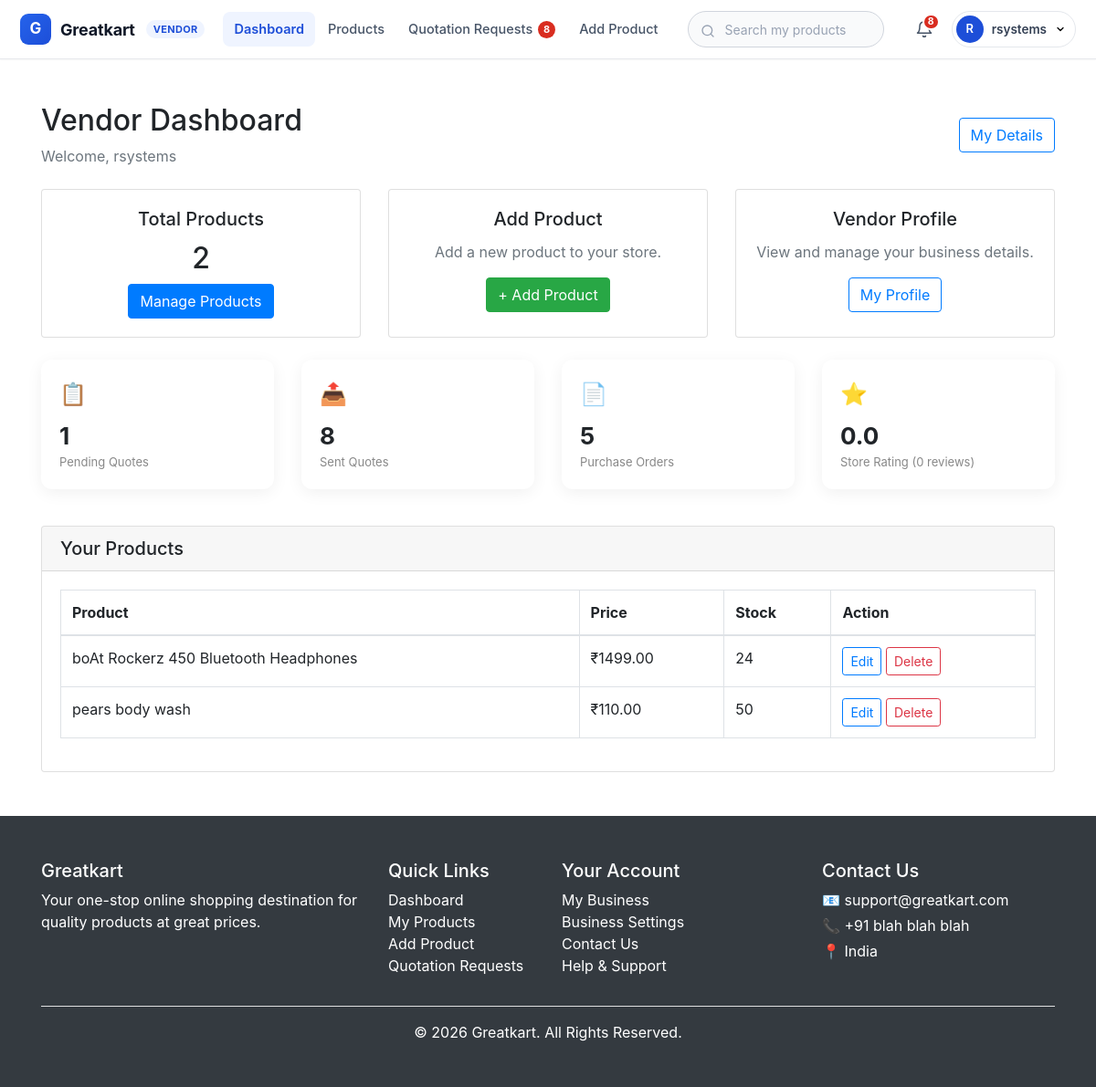
Screenshot of /account/vendor_dashboard/ (signed in) with the database file from the repository.
### accounts/models.py (models this page shows, shortened)
class VendorProfile(models.Model):
    account = models.OneToOneField(
        Account,
        on_delete=models.CASCADE
    )
    business_name = models.CharField(max_length=200)
    business_description = models.TextField(
        blank=True
    )
    phone_number = models.CharField(
        max_length=15,
        blank=True
    )
    is_approved = models.BooleanField(default=True)
    gst_number = models.CharField('GSTIN', max_length=20, blank=True)
    pan_number = models.CharField('PAN', max_length=15, blank=True)
    cin_number = models.CharField('CIN', max_length=25, blank=True)
    business_email = models.EmailField(blank=True)
    website = models.URLField(blank=True)
    business_address = models.TextField(blank=True)
    bank_name = models.CharField(max_length=120, blank=True)
    bank_account_name = models.CharField('A/C holder', max_length=120, blank=True)
    bank_account_number = models.CharField('Account number', max_length=30, blank=True)
    bank_ifsc = models.CharField('IFSC code', max_length=15, blank=True)
    bank_branch = models.CharField('Branch', max_length=120, blank=True)
    terms_validity = models.CharField('Validity', max_length=200, blank=True)
    terms_delivery = models.CharField('Delivery', max_length=255, blank=True)
    terms_payment = models.CharField('Payment', max_length=200, blank=True)
    terms_remarks = models.TextField('Remarks', blank=True)
    slug = models.SlugField(
        max_length=220,
        unique=True,
        null=True,
        blank=True
    )

### store/models.py (models this page shows, shortened)
class Product(models.Model):
    product_name = models.CharField(max_length=200)
    slug = models.SlugField(max_length=200, unique=True)
    description = models.TextField()
    price = models.DecimalField(max_digits=10, decimal_places=2)
    images = models.ImageField(upload_to='photos/products/')
    stock = models.IntegerField()
    category = models.ForeignKey(
        Category,
        on_delete=models.CASCADE,
        null=True,
        blank=True
    )
    vendor = models.ForeignKey(
        VendorProfile,
        on_delete=models.CASCADE,
        related_name='products',
        null=True,
        blank=True
    )
    gst_rate = models.DecimalField(
        'GST rate (%)',
        max_digits=5,
        decimal_places=2,
        choices=GST_SLAB_CHOICES,
        default=DEFAULT_GST_RATE,
    )
    is_available = models.BooleanField(default=True)
    created_at = models.DateTimeField(auto_now_add=True)
    modified_at = models.DateTimeField(auto_now=True)

### accounts/views.py (the view)
# urls.py: path('vendor_dashboard/', views.vendor_dashboard, name='vendor_dashboard'),
@vendor_required
def vendor_dashboard(request):
    vendor = request.vendor
    products = Product.objects.filter(
        vendor=vendor
    )
    store_rating = Review.objects.filter(
        product__vendor=vendor
    ).aggregate(
        avg_rating=Avg('rating'),
        review_count=Count('id'),
    )
    context = {
        'vendor': vendor,
        'products': products,
        'pending_quotes_count': Quote.objects.filter(
            vendor=vendor,
            status=Quote.STATUS_PENDING
        ).count(),
        'sent_quotes_count': Quote.objects.filter(
            vendor=vendor
        ).exclude(
            status=Quote.STATUS_PENDING
        ).count(),
        'po_count': PurchaseOrder.objects.filter(vendor=vendor).count(),
        'store_avg_rating': store_rating['avg_rating'],
        'store_review_count': store_rating['review_count'],
    }
    return render(
        request,
        'vendor_dashboard.html',
        context
    )

### templates/vendor_dashboard.html (shortened to what this page needs)
{% load static %}
<!DOCTYPE html>
<html lang="en">
<head>
    <link rel="stylesheet"
          href="{% static 'css/style.css' %}">
    <link rel="stylesheet"
          href="https://stackpath.bootstrapcdn.com/bootstrap/4.5.2/css/bootstrap.min.css">
</head>
<body>
{% include 'extend-files/navbar.html' %}
<div class="container mt-5 mb-5">
    <div class="d-flex justify-content-between align-items-center mb-4">
        <div>
            <h2>Vendor Dashboard</h2>
            <p class="text-muted mb-0">
                Welcome, {{ vendor.business_name }}
            </p>
        </div>
        <a href="{% url 'vendor_details' %}"
           class="btn btn-outline-primary">
            My Details
        </a>
    </div>
    <div class="row">
        <div class="col-md-4 mb-4">
            <div class="card text-center h-100">
                <div class="card-body">
                    <h5 class="card-title">
                        Total Products
                    </h5>
                    <h2>
                        {{ products.count }}
                    </h2>
                    <a href="{% url 'vendor_products' %}"
                       class="btn btn-primary">
                        Manage Products
                    </a>
                </div>
            </div>
        </div>
        <div class="col-md-4 mb-4">
            <div class="card text-center h-100">
                <div class="card-body">
                    <h5 class="card-title">
                        Add Product
                    </h5>
                    <p class="text-muted">
                        Add a new product to your store.
                    </p>
                    <a href="{% url 'vendor_add_product' %}"
                       class="btn btn-success">
                        + Add Product
                    </a>
                </div>
            </div>
        </div>
        <div class="col-md-4 mb-4">
            <div class="card text-center h-100">
                <div class="card-body">
                    <h5 class="card-title">
                        Vendor Profile
                    </h5>
                    <p class="text-muted">
                        View and manage your business details.
                    </p>
                    <a href="{% url 'vendor_profile' %}"
                       class="btn btn-outline-primary">
                        My Profile
                    </a>
                </div>
            </div>
        </div>
    </div>
    <div class="row">
        <div class="col-md-3 col-sm-6 mb-4">
            <a href="{% url 'quote_list_vendor' %}" class="dashboard-stat-card">
                <div class="stat-icon">&#128203;</div>
                <div class="stat-number">{{ pending_quotes_count }}</div>
                <div class="stat-label">Pending Quotes</div>
            </a>
        </div>
        <div class="col-md-3 col-sm-6 mb-4">
            <a href="{% url 'quote_list_vendor' %}" class="dashboard-stat-card">
                <div class="stat-icon">&#128228;</div>
                <div class="stat-number">{{ sent_quotes_count }}</div>
                <div class="stat-label">Sent Quotes</div>
            </a>
        </div>
        <div class="col-md-3 col-sm-6 mb-4">
            <a href="{% url 'quote_list_vendor' %}" class="dashboard-stat-card">
                <div class="stat-icon">&#128196;</div>
                <div class="stat-number">{{ po_count }}</div>
                <div class="stat-label">Purchase Orders</div>
            </a>
        </div>
        <div class="col-md-3 col-sm-6 mb-4">
            <a href="{% url 'vendor_store' vendor.slug %}" class="dashboard-stat-card">
                <div class="stat-icon">&#11088;</div>
                <div class="stat-number">
                    {{ store_avg_rating|default:"0"|floatformat:1 }}
                </div>
                <div class="stat-label">
                    Store Rating ({{ store_review_count|default:"0" }} reviews)
                </div>
            </a>
        </div>
    </div>
    <div class="card mt-3">
        <div class="card-header">
            <h5 class="mb-0">
                Your Products
            </h5>
        </div>
        <div class="card-body">
            {% if products %}
                <div class="table-responsive">
                    <table class="table table-bordered">
                        <thead>
                            <tr>
                                <th>Product</th>
                                <th>Price</th>
                                <th>Stock</th>
                                <th>Action</th>
                            </tr>
                        </thead>
                        <tbody>
                            {% for product in products %}
                                <tr>
                                    <td>
                                        {{ product.product_name }}
                                    </td>
                                    <td>
                                        ₹{{ product.price }}
                                    </td>
                                    <td>
                                        {{ product.stock }}
                                    </td>
                                    <td>
                                        <a href="#"
                                           class="btn btn-sm btn-outline-primary">
                                            Edit
                                        </a>
                                        <a href="#"
                                           class="btn btn-sm btn-outline-danger">
                                            Delete
                                        </a>
                                    </td>
                                </tr>
                            {% endfor %}
                        </tbody>
                    </table>
                </div>
            {% endif %}
        </div>
    </div>
</div>
{% include 'extend-files/footer.html' %}
</body>
</html>

### templates/extend-files/navbar.html (shortened to what this page needs)
<nav class="gk-nav">
    <div class="gk-nav__inner">
        <a class="gk-brand" href="{% url 'home' %}">
            <span class="gk-brand__mark">G</span>
            <span class="gk-brand__name">Greatkart</span>
            {% if is_vendor_account %}
                <span class="gk-brand__tag">Vendor</span>
            {% endif %}
        </a>
        {% if is_vendor_account %}
            <div class="gk-links">
                <a class="gk-link {% if request.resolver_match.url_name == 'vendor_dashboard' %}is-active{% endif %}"
                   href="{% url 'vendor_dashboard' %}">
                    Dashboard
                </a>
                <a class="gk-link {% if 'product' in request.resolver_match.url_name %}is-active{% endif %}"
                   href="{% url 'vendor_products' %}">
                    Products
                </a>
                <a class="gk-link {% if 'quote' in request.resolver_match.url_name %}is-active{% endif %}"
                   href="{% url 'quote_list_vendor' %}">
                    Quotation Requests
                    {% include 'extend-files/quote_badge.html' %}
                </a>
                <a class="gk-link {% if request.resolver_match.url_name == 'vendor_add_product' %}is-active{% endif %}"
                   href="{% url 'vendor_add_product' %}">
                    Add Product
                </a>
            </div>
        {% endif %}
        <form class="gk-search" method="GET" action="{% url 'search' %}" role="search">
            <span class="gk-search__icon">
            </span>
            <input type="search"
                   name="q"
                   value="{{ request.GET.q|default:'' }}"
                   aria-label="Search"
                   placeholder="{% if is_vendor_account %}Search my products{% else %}Search products{% endif %}">
        </form>
        <div class="gk-actions">
            {% if user.is_authenticated %}
                <div class="gk-account gk-bell" data-gk-dropdown>
                    <button type="button"
                            class="gk-icon-btn"
                            data-gk-toggle
                            aria-expanded="false"
                            title="Notifications"
                            aria-label="Notifications{% if unread_notification_count %} ({{ unread_notification_count }} unread){% endif %}">
                        <svg width="20" height="20" viewBox="0 0 24 24" fill="none"
                             stroke="currentColor" stroke-width="1.8"
                             stroke-linecap="round" stroke-linejoin="round">
                            <path d="M18 8A6 6 0 0 0 6 8c0 7-3 9-3 9h18s-3-2-3-9"></path>
                            <path d="M13.73 21a2 2 0 0 1-3.46 0"></path>
                        </svg>
                        {% if unread_notification_count %}
                            <span class="gk-badge">{% if unread_notification_count > 99 %}99+{% else %}{{ unread_notification_count }}{% endif %}</span>
                        {% endif %}
                    </button>
                </div>
                <div class="gk-account" data-gk-dropdown>
                    <button type="button"
                            class="gk-account__btn"
                            data-gk-toggle
                            aria-expanded="false">
                        <span class="gk-avatar">
                            {% if is_vendor_account %}
                                {{ vendor_profile.business_name|slice:":1" }}
                            {% else %}
                                {{ user.full_name|default:user.username|slice:":1" }}
                            {% endif %}
                        </span>
                        <span class="gk-account__name">
                            {% if is_vendor_account %}
                                {{ vendor_profile.business_name }}
                            {% else %}
                                {{ user.full_name|default:user.username }}
                            {% endif %}
                        </span>
                        <svg class="gk-link__caret" width="12" height="12" viewBox="0 0 24 24"
                             fill="none" stroke="currentColor" stroke-width="2.5"
                             stroke-linecap="round" stroke-linejoin="round">
                            <polyline points="6 9 12 15 18 9"></polyline>
                        </svg>
                    </button>
                </div>
            {% else %}
                <a class="gk-btn gk-btn--ghost" href="{% url 'login' %}">Log in</a>
                <a class="gk-btn gk-btn--primary" href="{% url 'register' %}">Sign up</a>
            {% endif %}
        </div>
    </div>
</nav>

### rows the page displays
VendorProfile: business_name "R", business_name "rsystems"
Product: product_name "boAt Rockerz 450 Bluetooth Headphones", price "1499.00", stock "24"
Product: product_name "pears body wash", price "110.00", stock "50"

### other values shown
{{ unread_quotation_count }} "8"
{{ unread_notification_count }} "8"
{{ products.count }} "2"
{{ pending_quotes_count }} "1"
{{ sent_quotes_count }} "8"
{{ po_count }} "5"
{{ store_avg_rating|default:"0"|floatformat:1 }} "0.0"
{{ store_review_count|default:"0" }} "0"
